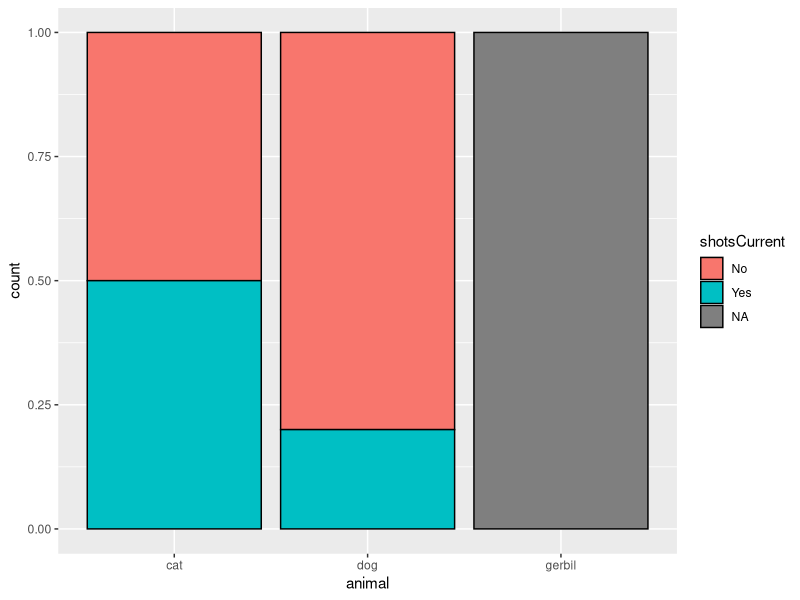

R code for this plot:
library(ggplot2)
pets <- read.csv("data/pets.csv")

ggplot(pets, aes(x = animal, fill = shotsCurrent)) + 
  geom_bar(position = "fill", color = "black")
